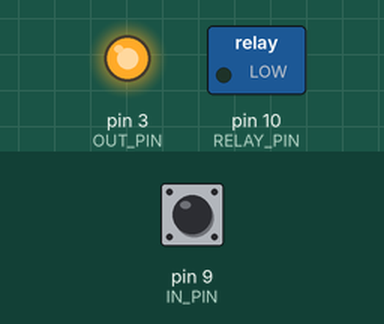
Simulated run of this program. Board: SparkFun Pro Micro, built with avr-gcc and run on an emulated ATmega32U4. Shown: switched loads named in the program (green lamp = pin HIGH), output pins drawn as LEDs (lit = HIGH). Inputs (shaded band) come from the test bench; at power-on: pin 9 (IN_PIN) HIGH. What the program prints to the serial monitor is not drawn.

Above: at 3.0 s.
At 5.0 s:
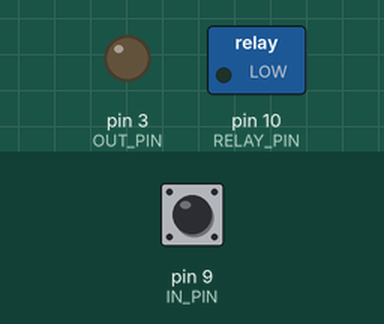
Timing chart, 0 to 7.2 s (numbered marks = the images above):
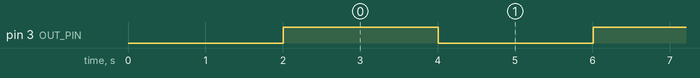

The program:

main.cpp
```cpp
/*

ArduinoWatchdog

Judson Hartley 08/26/2023

This program monitors a gpio pin of a raspberry pi via an optoisolator.
If the input is not cycled up and down at a slow rate, high and low for at least 100ms,
after the time specified in watchdogInterval, will make the RELAY_PIN high, then low after
the watchdogResetInterval. RELAY_PIN should be hooked to a relay who's COM and NC have the power for the pi.


*/


#include <Arduino.h>

#define OUT_PIN 3 //self test output pin... connect to input on optoisolator to reset ext. watchdog
#define IN_PIN 9 //pin for exteral watchdog input from optoisolator
#define RELAY_PIN 10 //pin for relay for external watchdog

//external watchdog timer settings in ms...
const unsigned long watchdogInterval = 300000;
const unsigned long watchdogResetInterval = 10000;


#include <Adafruit_SleepyDog.h>

void setup() {
  // put your setup code here, to run once:
  Serial.begin(9600);
  pinMode(OUT_PIN, OUTPUT);
  digitalWrite(RELAY_PIN, LOW);
  pinMode(RELAY_PIN, OUTPUT);
  digitalWrite(RELAY_PIN, LOW);
  pinMode(IN_PIN, INPUT_PULLUP);
  delay(2000);
  int countdownMS = Watchdog.enable(20000);
  Serial.print("Enabled the watchdog with max countdown of ");
  Serial.print(countdownMS, DEC);
  Serial.println(" milliseconds!");
  Serial.println();

}

int counter = 0;
unsigned long currentTime = 0;
unsigned long previousTime = 0;
const unsigned long interval = 2000;
bool last = true;
int lastInValue = 0;

unsigned long watchdogTime = 0;

void loop() {
  // put your main code here, to run repeatedly:
  Watchdog.reset();
  currentTime = millis();
  if (currentTime-previousTime >= interval) {
    if (last) Serial.println("Switch... high"); else Serial.println("Switch...low");
    if (last) digitalWrite(OUT_PIN, HIGH); else digitalWrite(OUT_PIN, LOW);
    last = !last;
    previousTime = currentTime;
  }
  if (currentTime-watchdogTime >= watchdogInterval) {
    //if here no life on input pin...
    Serial.println("External Watchdog Triggered!!!");
    digitalWrite(RELAY_PIN, HIGH);
    watchdogTime = currentTime;
    do
    {
      currentTime = millis();
      Watchdog.reset();

    } while (currentTime-watchdogTime < watchdogResetInterval);
    Serial.println("External Watchdog Trigger cleared...");
    digitalWrite(RELAY_PIN, LOW);
    watchdogTime = currentTime;

  }
  int value = digitalRead(IN_PIN);
  if (value != lastInValue) {
    //have life on IN_PIN...
    //reset watchdog time...
    Serial.println("External Watchdog Reset...");
    watchdogTime = currentTime;
    lastInValue = value;

  }
  Serial.print(value);
  // Serial.print(" ");
  // Serial.println(counter);

  // counter++;
  delay(100);

}
```

Measured:
- by itself, pin 3 (OUT_PIN): alternates HIGH for 2.0 s and LOW for 2.0 s
